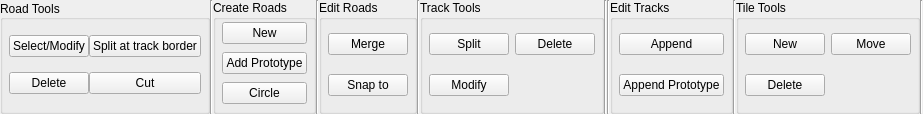
<?xml version="1.0" encoding="UTF-8"?>
<ui version="4.0">
 <class>TrackRibbon</class>
 <widget class="QWidget" name="TrackRibbon">
  <property name="geometry">
   <rect>
    <x>0</x>
    <y>0</y>
    <width>915</width>
    <height>114</height>
   </rect>
  </property>
  <property name="minimumSize">
   <size>
    <width>0</width>
    <height>0</height>
   </size>
  </property>
  <property name="windowTitle">
   <string>Form</string>
  </property>
  <layout class="QHBoxLayout" name="horizontalLayout">
   <property name="spacing">
    <number>0</number>
   </property>
   <property name="leftMargin">
    <number>0</number>
   </property>
   <property name="topMargin">
    <number>0</number>
   </property>
   <property name="rightMargin">
    <number>0</number>
   </property>
   <property name="bottomMargin">
    <number>0</number>
   </property>
   <item>
    <widget class="QGroupBox" name="roadBox">
     <property name="sizePolicy">
      <sizepolicy hsizetype="Minimum" vsizetype="Preferred">
       <horstretch>0</horstretch>
       <verstretch>0</verstretch>
      </sizepolicy>
     </property>
     <property name="minimumSize">
      <size>
       <width>0</width>
       <height>0</height>
      </size>
     </property>
     <property name="title">
      <string>Road Tools</string>
     </property>
     <property name="alignment">
      <set>Qt::AlignLeading|Qt::AlignLeft|Qt::AlignVCenter</set>
     </property>
     <layout class="QGridLayout" name="gridLayout">
      <property name="leftMargin">
       <number>6</number>
      </property>
      <property name="topMargin">
       <number>0</number>
      </property>
      <property name="rightMargin">
       <number>6</number>
      </property>
      <property name="bottomMargin">
       <number>2</number>
      </property>
      <property name="spacing">
       <number>0</number>
      </property>
      <item row="2" column="2">
       <widget class="QPushButton" name="roadCut">
        <property name="text">
         <string>Cut</string>
        </property>
        <property name="checkable">
         <bool>true</bool>
        </property>
       </widget>
      </item>
      <item row="2" column="0">
       <widget class="QPushButton" name="roadDelete">
        <property name="text">
         <string>Delete</string>
        </property>
        <property name="checkable">
         <bool>true</bool>
        </property>
       </widget>
      </item>
      <item row="1" column="0">
       <widget class="QPushButton" name="roadModify">
        <property name="text">
         <string>Select/Modify</string>
        </property>
        <property name="checkable">
         <bool>true</bool>
        </property>
       </widget>
      </item>
      <item row="1" column="2">
       <widget class="QPushButton" name="roadSplit">
        <property name="text">
         <string>Split at track border</string>
        </property>
        <property name="checkable">
         <bool>true</bool>
        </property>
       </widget>
      </item>
     </layout>
    </widget>
   </item>
   <item>
    <widget class="Line" name="line_5">
     <property name="orientation">
      <enum>Qt::Vertical</enum>
     </property>
    </widget>
   </item>
   <item>
    <widget class="QGroupBox" name="createRoadBox">
     <property name="sizePolicy">
      <sizepolicy hsizetype="Minimum" vsizetype="Preferred">
       <horstretch>0</horstretch>
       <verstretch>0</verstretch>
      </sizepolicy>
     </property>
     <property name="title">
      <string>Create Roads</string>
     </property>
     <layout class="QGridLayout" name="gridLayout_4">
      <property name="leftMargin">
       <number>6</number>
      </property>
      <property name="topMargin">
       <number>0</number>
      </property>
      <property name="rightMargin">
       <number>6</number>
      </property>
      <property name="bottomMargin">
       <number>2</number>
      </property>
      <item row="1" column="0">
       <widget class="QPushButton" name="roadNew">
        <property name="text">
         <string>New</string>
        </property>
        <property name="checkable">
         <bool>true</bool>
        </property>
       </widget>
      </item>
      <item row="4" column="0">
       <widget class="QPushButton" name="roadCircle">
        <property name="text">
         <string>Circle</string>
        </property>
        <property name="checkable">
         <bool>true</bool>
        </property>
       </widget>
      </item>
      <item row="3" column="0">
       <widget class="QPushButton" name="roadAddPrototype">
        <property name="sizePolicy">
         <sizepolicy hsizetype="Minimum" vsizetype="Fixed">
          <horstretch>0</horstretch>
          <verstretch>0</verstretch>
         </sizepolicy>
        </property>
        <property name="text">
         <string>Add Prototype</string>
        </property>
        <property name="checkable">
         <bool>true</bool>
        </property>
       </widget>
      </item>
     </layout>
    </widget>
   </item>
   <item>
    <widget class="Line" name="line_7">
     <property name="orientation">
      <enum>Qt::Vertical</enum>
     </property>
    </widget>
   </item>
   <item>
    <widget class="QGroupBox" name="editRoadBox">
     <property name="title">
      <string>Edit Roads</string>
     </property>
     <layout class="QGridLayout" name="gridLayout_5">
      <property name="leftMargin">
       <number>6</number>
      </property>
      <property name="topMargin">
       <number>0</number>
      </property>
      <property name="rightMargin">
       <number>6</number>
      </property>
      <property name="bottomMargin">
       <number>2</number>
      </property>
      <item row="1" column="0">
       <widget class="QPushButton" name="roadSnap">
        <property name="text">
         <string>Snap to</string>
        </property>
        <property name="checkable">
         <bool>true</bool>
        </property>
       </widget>
      </item>
      <item row="0" column="0">
       <widget class="QPushButton" name="roadMerge">
        <property name="sizePolicy">
         <sizepolicy hsizetype="Minimum" vsizetype="Fixed">
          <horstretch>0</horstretch>
          <verstretch>0</verstretch>
         </sizepolicy>
        </property>
        <property name="text">
         <string>Merge</string>
        </property>
        <property name="checkable">
         <bool>true</bool>
        </property>
       </widget>
      </item>
     </layout>
    </widget>
   </item>
   <item>
    <widget class="Line" name="line_4">
     <property name="orientation">
      <enum>Qt::Vertical</enum>
     </property>
    </widget>
   </item>
   <item>
    <widget class="QGroupBox" name="trackBox">
     <property name="sizePolicy">
      <sizepolicy hsizetype="Minimum" vsizetype="Preferred">
       <horstretch>0</horstretch>
       <verstretch>0</verstretch>
      </sizepolicy>
     </property>
     <property name="title">
      <string>Track Tools</string>
     </property>
     <layout class="QGridLayout" name="gridLayout_2">
      <property name="leftMargin">
       <number>6</number>
      </property>
      <property name="topMargin">
       <number>0</number>
      </property>
      <property name="rightMargin">
       <number>6</number>
      </property>
      <property name="bottomMargin">
       <number>2</number>
      </property>
      <item row="0" column="1">
       <widget class="QPushButton" name="trackSplit">
        <property name="text">
         <string>Split</string>
        </property>
        <property name="checkable">
         <bool>true</bool>
        </property>
       </widget>
      </item>
      <item row="0" column="2">
       <widget class="QPushButton" name="trackDelete">
        <property name="text">
         <string>Delete</string>
        </property>
        <property name="checkable">
         <bool>true</bool>
        </property>
       </widget>
      </item>
      <item row="1" column="1">
       <widget class="QPushButton" name="trackModify">
        <property name="text">
         <string>Modify</string>
        </property>
        <property name="checkable">
         <bool>true</bool>
        </property>
       </widget>
      </item>
     </layout>
    </widget>
   </item>
   <item>
    <widget class="Line" name="line">
     <property name="orientation">
      <enum>Qt::Vertical</enum>
     </property>
    </widget>
   </item>
   <item>
    <widget class="Line" name="line_6">
     <property name="orientation">
      <enum>Qt::Vertical</enum>
     </property>
    </widget>
   </item>
   <item>
    <widget class="QGroupBox" name="editTrackBox">
     <property name="title">
      <string>Edit Tracks</string>
     </property>
     <layout class="QGridLayout" name="gridLayout_6">
      <property name="leftMargin">
       <number>6</number>
      </property>
      <property name="topMargin">
       <number>0</number>
      </property>
      <property name="rightMargin">
       <number>6</number>
      </property>
      <property name="bottomMargin">
       <number>2</number>
      </property>
      <item row="0" column="0">
       <widget class="QPushButton" name="trackAppend">
        <property name="text">
         <string>Append</string>
        </property>
        <property name="checkable">
         <bool>true</bool>
        </property>
       </widget>
      </item>
      <item row="1" column="0">
       <widget class="QPushButton" name="trackAddPrototype">
        <property name="text">
         <string>Append Prototype</string>
        </property>
        <property name="checkable">
         <bool>true</bool>
        </property>
       </widget>
      </item>
     </layout>
    </widget>
   </item>
   <item>
    <widget class="Line" name="line_2">
     <property name="orientation">
      <enum>Qt::Vertical</enum>
     </property>
    </widget>
   </item>
   <item>
    <widget class="QGroupBox" name="tileBox">
     <property name="title">
      <string>Tile Tools</string>
     </property>
     <layout class="QGridLayout" name="gridLayout_3">
      <property name="leftMargin">
       <number>6</number>
      </property>
      <property name="topMargin">
       <number>0</number>
      </property>
      <property name="rightMargin">
       <number>6</number>
      </property>
      <property name="bottomMargin">
       <number>2</number>
      </property>
      <item row="1" column="1">
       <widget class="QPushButton" name="tileMove">
        <property name="text">
         <string>Move</string>
        </property>
        <property name="checkable">
         <bool>true</bool>
        </property>
       </widget>
      </item>
      <item row="2" column="0">
       <widget class="QPushButton" name="tileDelete">
        <property name="text">
         <string>Delete</string>
        </property>
       </widget>
      </item>
      <item row="1" column="0">
       <widget class="QPushButton" name="tileNew">
        <property name="text">
         <string>New</string>
        </property>
       </widget>
      </item>
     </layout>
    </widget>
   </item>
   <item>
    <widget class="Line" name="line_3">
     <property name="orientation">
      <enum>Qt::Vertical</enum>
     </property>
    </widget>
   </item>
   <item>
    <spacer name="horizontalSpacer">
     <property name="orientation">
      <enum>Qt::Horizontal</enum>
     </property>
     <property name="sizeHint" stdset="0">
      <size>
       <width>50</width>
       <height>20</height>
      </size>
     </property>
    </spacer>
   </item>
  </layout>
 </widget>
 <resources/>
 <connections/>
</ui>
